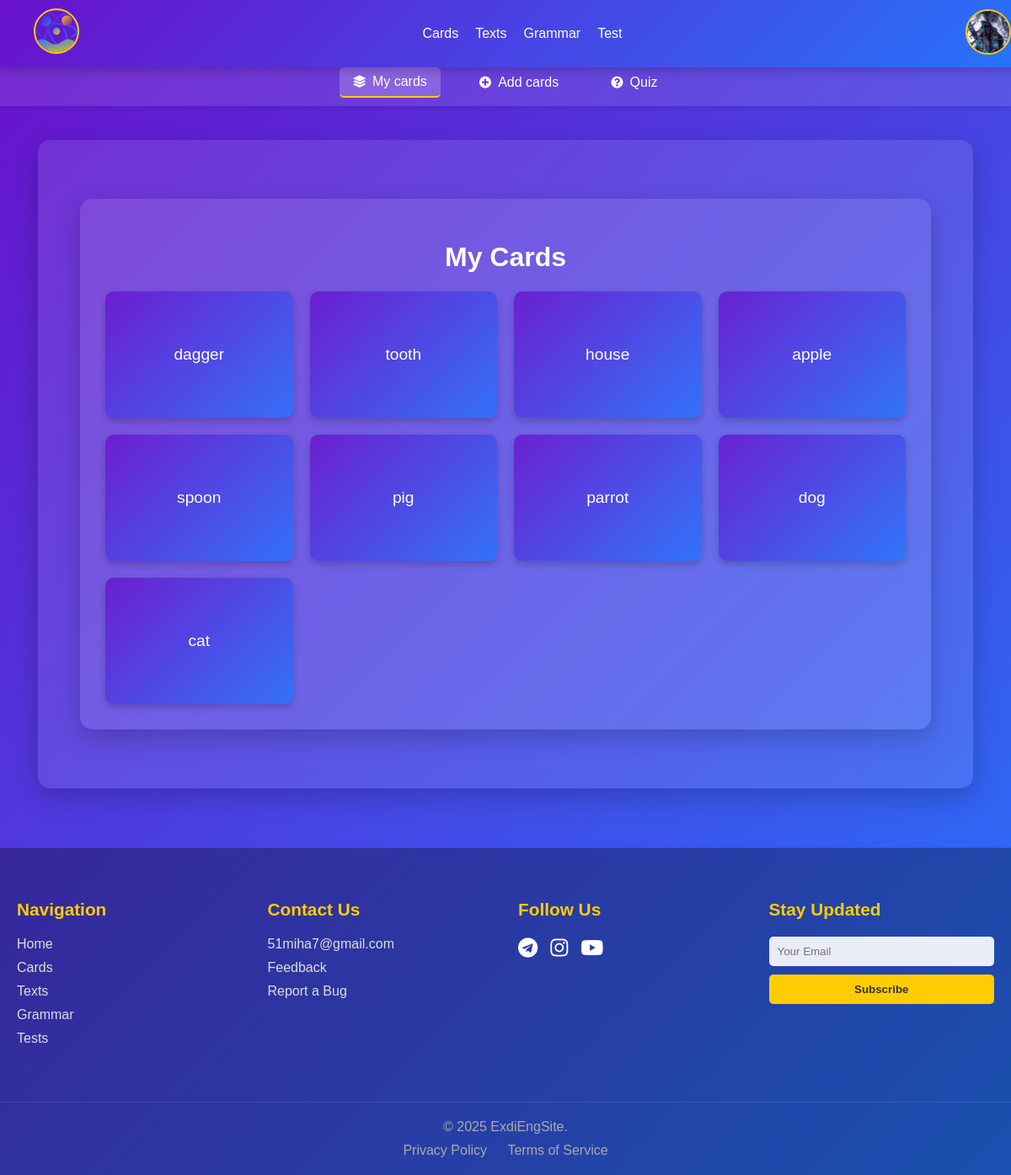
/cards/ (signed in), run on an earlier commit of the app's database.
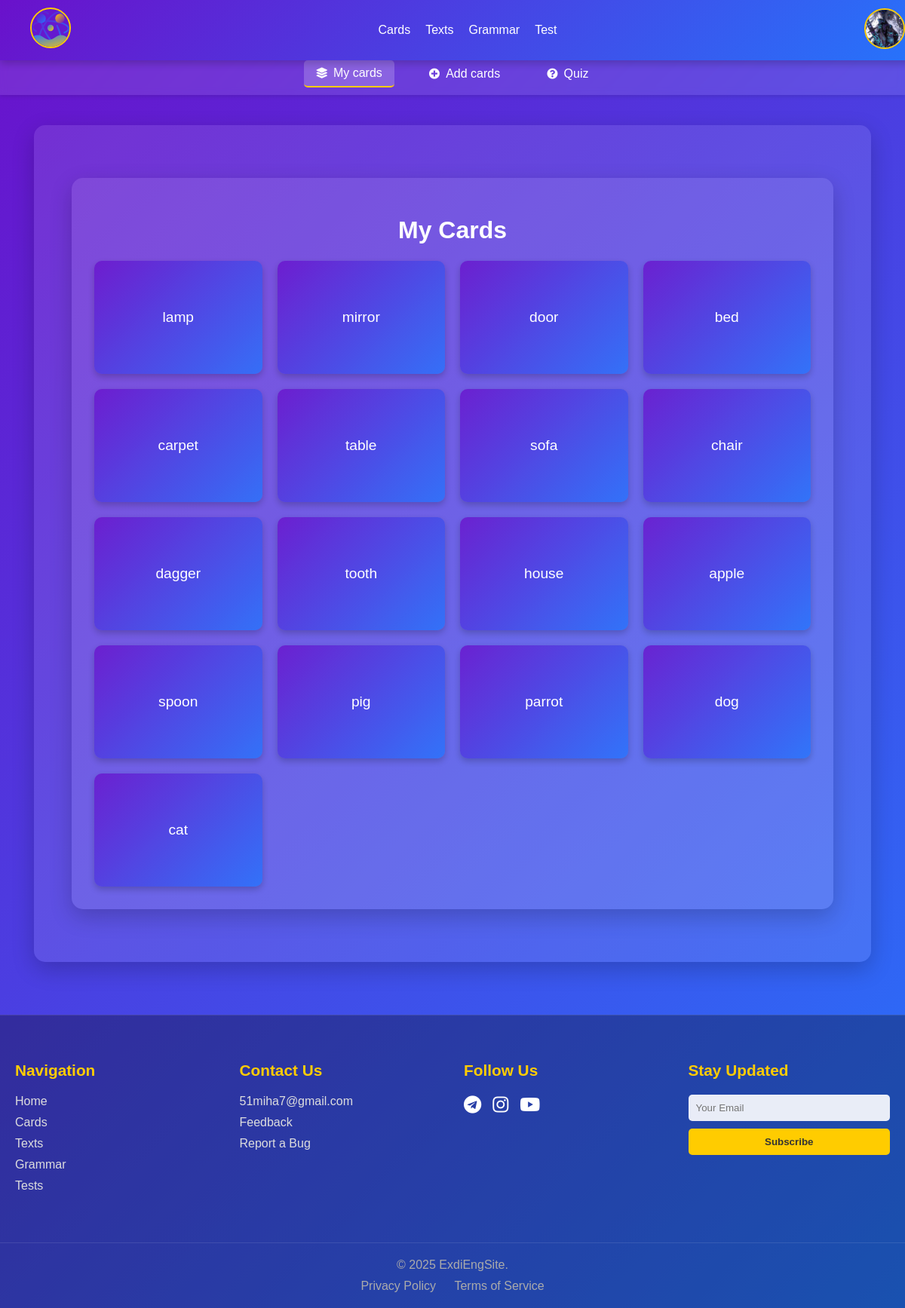
And on a later commit of the database.
### mainpage/models.py (models this page shows, shortened)
class CustomUser(AbstractBaseUser, PermissionsMixin):
    username = models.CharField(max_length=150, unique=True, db_index=True, null=False)
    email = models.EmailField(unique=True, null=False)
    first_name = models.CharField(max_length=30, blank=True, null=True)
    last_name = models.CharField(max_length=150, blank=True, null=True)
    is_active = models.BooleanField(default=True)
    is_staff = models.BooleanField(default=False)
    date_joined = models.DateTimeField(default=timezone.now)
    last_login = models.DateTimeField(null=True, blank=True)
    groups = models.ManyToManyField(
        Group,
        verbose_name='groups',
        blank=True,
        help_text='The groups this user belongs to.',
        related_name='customuser_set',
        related_query_name='customuser',
    )
    user_permissions = models.ManyToManyField(
        Permission,
        verbose_name='user permissions',
        blank=True,
        help_text='Specific permissions for this user.',
        related_name='customuser_set',
        related_query_name='customuser',
    )
    objects = CustomUserManager()
    USERNAME_FIELD = 'username'
    REQUIRED_FIELDS = ['email']

### profilepage/models.py (models this page shows, shortened)
class Profile(models.Model):
    user = models.OneToOneField(settings.AUTH_USER_MODEL, on_delete=models.CASCADE, related_name='profile')
    username = models.CharField(max_length=150, verbose_name='Username')
    email = models.EmailField(verbose_name='Email')
    first_name = models.CharField(max_length=30, verbose_name='First Name')
    last_name = models.CharField(max_length=150, verbose_name='Last Name')
    words_learned = models.PositiveIntegerField(default=0, verbose_name='Words Learned')
    texts_read = models.PositiveIntegerField(default=0, verbose_name='Texts Read')
    tests_completed = models.PositiveIntegerField(default=0, verbose_name='Tests Completed')
    streak = models.PositiveIntegerField(default=0, verbose_name='Current Streak')
    friends_count = models.PositiveIntegerField(default=0, verbose_name='Friends Count')
    followers_count = models.PositiveIntegerField(default=0, verbose_name='Followers Count')
    avatar = models.ImageField(
        upload_to=avatar_upload_path,
        default='avatars/default_user.png',
        verbose_name='Avatar'
    )
    birth_date = models.DateField(null=True, blank=True, verbose_name='Birth Date')
    study_start_date = models.DateField(auto_now_add=True, verbose_name='Study Start Date', blank=True)
    hide_first_name = models.BooleanField(default=False, verbose_name='Hide First Name')
    hide_last_name = models.BooleanField(default=False, verbose_name='Hide Last Name')
    hide_birth_date = models.BooleanField(default=False, verbose_name='Hide Birth Date')
    bio = models.TextField(max_length=500, blank=True, verbose_name='Biography')
    website = models.URLField(blank=True, verbose_name='Website')
    location = models.CharField(max_length=100, blank=True, verbose_name='Location')

### cardspage/models.py (models this page shows, shortened)
class Card(models.Model):
    user = models.ForeignKey(CustomUser, on_delete=models.CASCADE)
    user_card_id = models.PositiveIntegerField(default=0)
    english_word = models.CharField(max_length=100)
    native_translation = models.CharField(max_length=100)
    category = models.CharField(max_length=50, blank=True, null=True)
    created_at = models.DateTimeField(auto_now_add=True)
    class Meta:
        unique_together = ('user', 'user_card_id')

### cardspage/views.py (the view)
# urls.py: path('', views.my_cards, name='my_cards'),
@login_required
def my_cards(request):
    user_cards = CardService.get_user_cards(request.user)
    return render(request, 'cardspage/my_cards.html', {'user_cards': user_cards})

### cardspage/services.py (called while the page is built)
    @staticmethod
    def get_user_cards(user, limit=None):
        queryset = Card.objects.filter(user=user).order_by('-created_at')
        return queryset[:limit] if limit else queryset

### cardspage/templates/cardspage/my_cards.html (shortened to what this page needs)
{% extends 'cardspage/cards_base.html' %}
{% block cards_content %}
<div class="main-container">
    <div class="cards-content-wrapper">
        <h1 class="section-title">My Cards</h1>
        <div class="cards-grid">
            {% for card in user_cards %}
            <div class="card-item" onclick="flipCard(this)">
                <div class="card-inner">
                    <div class="card-front">
                        <span>{{ card.english_word }}</span>
                    </div>
                    <div class="card-back">
                        <span>{{ card.native_translation }}</span>
                    </div>
                </div>
            </div>
            {% empty %}
            <div class="no-cards-message">
                <i class="fas fa-inbox"></i>
                <p>You don't have any cards yet. Add the first one!</p>
            </div>
            {% endfor %}
        </div>
    </div>
</div>
{% endblock %}

### cardspage/templates/cardspage/cards_base.html (shortened to what this page needs)
{% extends 'mainpage/base.html' %}
{% load static %}
{% block extra_css %}
    <link rel="stylesheet" href="{% static 'style/navbar.css' %}">
    <link rel="stylesheet" href="{% static 'style/cards.css' %}">
    <link rel="stylesheet" href="https://cdnjs.cloudflare.com/ajax/libs/font-awesome/5.15.4/css/all.min.css">
{% endblock %}
{% block content %}
{% include 'mainpage/navbar.html' %}
<div class="secondary-navbar">
    <div class="secondary-nav-container">
         <a href="{% url 'my_cards' %}" class="secondary-nav-link {% if '/cards/' in request.path %}active{% endif %}">
            <i class="fas fa-layer-group"></i> My cards
        </a>
        <a href="{% url 'add_cards' %}" class="secondary-nav-link {% if request.path == '/add-cards/' %}active{% endif %}">
            <i class="fas fa-plus-circle"></i> Add cards
        </a>
        <a href="{% url 'quiz_start' %}" class="secondary-nav-link {% if '/quiz/' in request.path %}active{% endif %}">
            <i class="fas fa-question-circle"></i> Quiz
        </a>
    </div>
</div>
<div class="main-container">
    <div class="cards-content-wrapper">
        {% block cards_content %}
        {% endblock %}
    </div>
</div>
{% include 'mainpage/footer.html' %}
{% endblock %}

### mainpage/templates/mainpage/base.html (shortened to what this page needs)
<!DOCTYPE html>
{% load static %}
<html lang="en">
<head>
    <link rel="stylesheet" href="{% static 'style/style.css' %}">
    <link rel="stylesheet" href="{% static 'style/footer.css' %}">
    <link rel="stylesheet" href="https://cdnjs.cloudflare.com/ajax/libs/font-awesome/6.0.0/css/all.min.css">
    {% block extra_css %}{% endblock %}
</head>
<body>
{% block content %}
{% endblock %}
</body>
</html>

### mainpage/templates/mainpage/navbar.html (shortened to what this page needs)
{% load static %}
<nav class="navbar">
    <div class="navbar-container">
        <div class="navbar-logo">
            <a href="{% url 'home' %}"><img src="{% static 'favicon/logo.svg' %}" id="logo-img"></a>
        </div>
        <div class="navbar-links">
            <a href="{% url 'my_cards' %}" class="navbar-link">Cards</a>
            <a href="#" class="navbar-link">Texts</a>
            <a href="#" class="navbar-link">Grammar</a>
            <a href="#" class="navbar-link">Test</a>
        </div>
        <div class="navbar-auth">
            {% if user.is_authenticated %}
                <div class="avatar-dropdown" id="avatarDropdown">
                    <img src="{{ user.profile.avatar.url }}" alt="User Avatar" class="avatar-img" id="avatar-img">
                </div>
            {% else %}
                <div class="navbar-auth-buttons">
                    <a href="{% url 'login' %}" class="navbar-button">Log In</a>
                    <a href="#" class="settings-icon">⚙️</a>
                </div>
            {% endif %}
        </div>
    </div>
</nav>

### mainpage/templates/mainpage/footer.html
<footer class="site-footer">
    <div class="footer-container">
        <div class="footer-column">
            <h3>Navigation</h3>
            <ul>
                <li><a href="{% url 'home' %}">Home</a></li>
                <li><a href="#">Cards</a></li>
                <li><a href="#">Texts</a></li>
                <li><a href="#}">Grammar</a></li>
                <li><a href="#">Tests</a></li>
            </ul>
        </div>
        <div class="footer-column">
            <h3>Contact Us</h3>
            <ul>
                <li><a href="mailto:support@exdieng.com">51miha7@gmail.com</a></li>
                <li><a href="#">Feedback</a></li>
                <li><a href="#">Report a Bug</a></li>
            </ul>
        </div>
        <div class="footer-column">
            <h3>Follow Us</h3>
            <div class="social-links">
                <a href="https://t.me/Exdeicide" class="social-icon"><i class="fab fa-telegram"></i></a>
                <a href="https://www.instagram.com/exdeicide/" class="social-icon"><i class="fab fa-instagram"></i></a>
                <a href="#" class="social-icon"><i class="fab fa-youtube"></i></a>
            </div>
        </div>
        <div class="footer-column">
            <h3>Stay Updated</h3>
            <form class="newsletter-form">
                <input type="email" placeholder="Your Email" required>
                <button type="submit">Subscribe</button>
            </form>
        </div>
    </div>
    <div class="footer-bottom">
        <p>&copy; 2025 ExdiEngSite.</p>
        <div class="footer-links">
            <a href="#">Privacy Policy</a>
            <a href="#">Terms of Service</a>
        </div>
    </div>
</footer>

### mainpage/static/style/footer.css (style rules this page uses)
.site-footer { background: rgba(0, 0, 0, 0.3); color: white; padding: 40px 0 20px; margin-top: 50px; border-top: 1px solid rgba(255, 255, 255, 0.1); }
.footer-container { display: flex; flex-wrap: wrap; justify-content: space-between; max-width: 1200px; margin: 0 auto; padding: 0 20px; gap: 30px; }
.footer-column { flex: 1; min-width: 200px; margin-bottom: 20px; }
.footer-column h3 { font-size: 1.3rem; margin-bottom: 20px; color: #ffcc00; }
.footer-column ul { list-style: none; padding: 0; }
.footer-column ul li { margin-bottom: 10px; }
.footer-column ul li a { color: #ddd; text-decoration: none; transition: color 0.3s ease; }
.social-links { display: flex; gap: 15px; }
.social-icon { color: white; font-size: 1.5rem; transition: transform 0.3s ease, color 0.3s ease; }
.newsletter-form { display: flex; flex-direction: column; gap: 10px; }
.newsletter-form input { padding: 10px; border: none; border-radius: 5px; background: rgba(255, 255, 255, 0.9); color: #333; }
.newsletter-form button { padding: 10px; background: #ffcc00; color: #333; border: none; border-radius: 5px; cursor: pointer; font-weight: bold; transition: background 0.3s ease; }
.footer-bottom { text-align: center; padding-top: 20px; border-top: 1px solid rgba(255, 255, 255, 0.1); margin-top: 30px; }
.footer-bottom p { margin: 0; color: #aaa; }
.footer-links { margin-top: 10px; }
.footer-links a { color: #aaa; margin: 0 10px; text-decoration: none; transition: color 0.3s ease; }

### mainpage/static/style/navbar.css (style rules this page uses)
html, body { margin: 0; padding: 0; width: 100%; height: 100%; }
.navbar { background: linear-gradient(135deg, #6a11cb, #2575fc); padding: 10px 20px; box-shadow: 0 4px 10px rgba(0, 0, 0, 0.2); width: 100%; position: fixed; top: 0; left: 0; z-index: 1000; }
.navbar-container { display: flex; justify-content: space-between; align-items: center; max-width: 1200px; margin: 0 auto; padding: 0 20px; }
.navbar-logo a { color: white; font-size: 1.5rem; font-weight: bold; text-decoration: none; }
.navbar-links { display: flex; gap: 20px; }
.navbar-link { color: white; text-decoration: none; font-size: 1rem; font-weight: 500; transition: color 0.3s ease; }
.navbar-auth { display: flex; align-items: center; gap: 10px; }
.avatar-dropdown { position: relative; cursor: pointer; }
#avatar-img, #logo-img { width: 50px; height: 50px; border-radius: 50%; object-fit: cover; border: 2px solid #ffcc00; transition: transform 0.3s ease; }

### cardspage/static/style/cards.css (style rules this page uses)
body { margin: 0; padding: 0; font-family: 'Poppins', sans-serif; background: linear-gradient(135deg, #6a11cb, #2575fc); background-attachment: fixed; background-size: cover; color: white; overflow-x: hidden; min-height: 100vh; }
.main-container { max-width: 1110px; margin: 20px auto; padding: 20px; }
.secondary-navbar { background: rgba(255, 255, 255, 0.1); padding: 10px 0; margin-top: 70px; box-shadow: 0 2px 5px rgba(0, 0, 0, 0.1); backdrop-filter: blur(5px); }
.secondary-nav-container { display: flex; justify-content: center; gap: 30px; max-width: 1200px; margin: 0 auto; }
.secondary-nav-link { color: white; text-decoration: none; font-size: 1rem; font-weight: 500; padding: 8px 16px; border-radius: 5px; transition: background 0.3s ease; display: flex; align-items: center; gap: 8px; }
.secondary-nav-link.active { background: rgba(255, 255, 255, 0.2); border-bottom: 2px solid #ffcc00; }
.secondary-nav-link i { font-size: 0.9rem; }
.cards-content-wrapper { background: rgba(255, 255, 255, 0.1); padding: 30px; border-radius: 15px; box-shadow: 0 10px 30px rgba(0, 0, 0, 0.2); animation: fadeIn 1s ease-in-out; text-align: center; }
.cards-grid { display: grid; grid-template-columns: repeat(auto-fill, minmax(200px, 1fr)); gap: 20px; }
.card-item { height: 150px; perspective: 1000px; cursor: pointer; position: relative; }
.card-inner { position: relative; width: 100%; height: 100%; transition: transform 0.6s; transform-style: preserve-3d; border-radius: 10px; box-shadow: 0 4px 8px rgba(0, 0, 0, 0.2); }
.card-front, .card-back { position: absolute; width: 100%; height: 100%; backface-visibility: hidden; display: flex; justify-content: center; align-items: center; border-radius: 10px; padding: 15px; box-sizing: border-box; }
.card-front { background: linear-gradient(135deg, rgba(106, 17, 203, 0.8), rgba(37, 117, 252, 0.8)); color: white; }
.card-back { background: white; color: #6a11cb; transform: rotateY(180deg); }
.card-front span, .card-back span { font-size: 1.2rem; text-align: center; word-break: break-word; }

What changed in the data, as far as the page shows it:
added Card: english_word "lamp", native_translation "лампа"
added Card: english_word "mirror", native_translation "зеркало"
added Card: english_word "door", native_translation "дверь"
added Card: english_word "bed", native_translation "кровать"
added Card: english_word "carpet", native_translation "ковёр"
added Card: english_word "table", native_translation "стол"
added Card: english_word "sofa", native_translation "диван"
added Card: english_word "chair", native_translation "стул"
